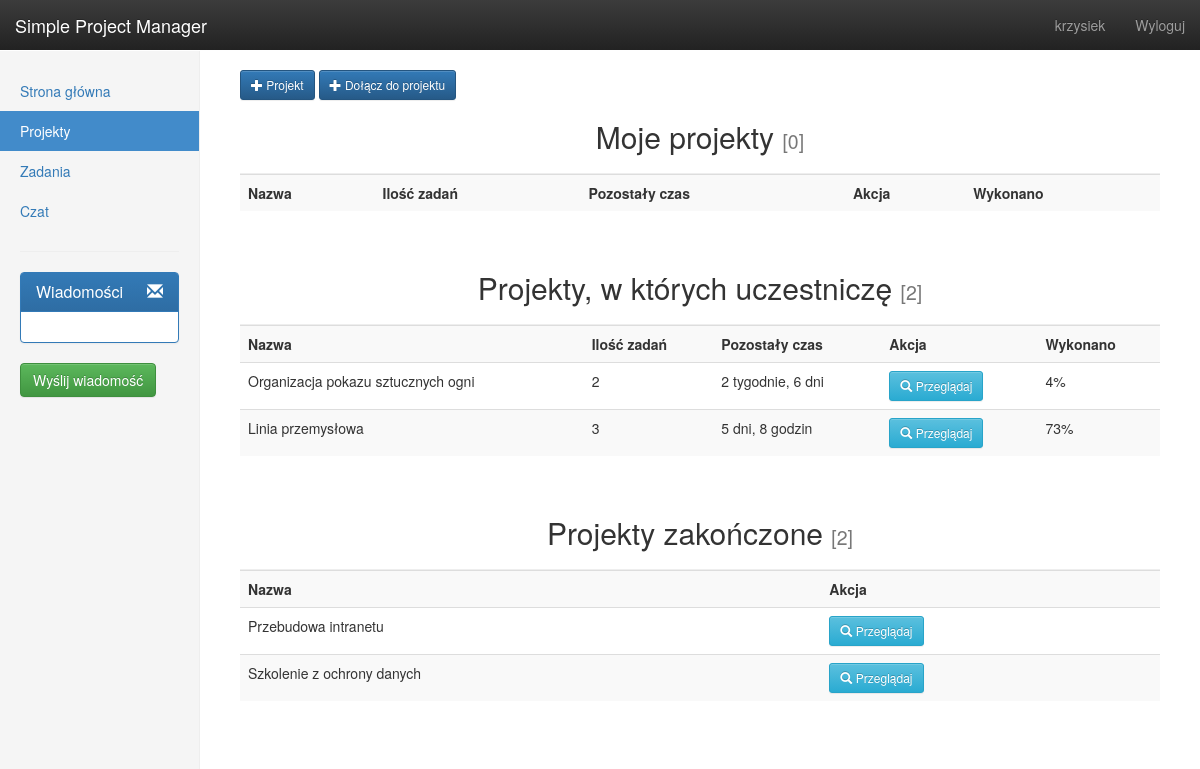
/projekty/ (signed in), run on the app's committed database.
### proman/models.py (models this page shows, shortened)
class Team(models.Model):
    project = models.ForeignKey(Project, on_delete=models.CASCADE, verbose_name="projekt")
    member = models.ForeignKey(User, on_delete=models.CASCADE, verbose_name="członek")
    class Meta:
        verbose_name_plural = "zespoły"

class Project(models.Model):
    name = models.CharField(max_length=80, verbose_name="nazwa projektu")
    owner = models.ForeignKey(User, on_delete=models.CASCADE, verbose_name="Właściciel")
    startdate = models.DateField(verbose_name="Data rozpoczęcia")  # auto_now_add=True
    enddate = models.DateField(verbose_name="Data zakończenia")
    passforjoin = models.CharField(max_length=80)
    complete_proc = models.IntegerField(default=0, validators=[MinValueValidator(0), MaxValueValidator(100)],
                                        verbose_name="procent wykonania projektu")
    class Meta:
        verbose_name_plural = "projekty"
        ordering = ['enddate']

### proman/views.py (the view)
# urls.py: url(r'^projekty/$', views.projects, name='projects'),
@login_required(login_url='/login/')
def projects(request):
    user = request.user
    myprojects = Project.objects.filter(owner=user, complete_proc__lt=100)  # my projects
    end_myprojects = Project.objects.filter(owner=user, complete_proc__exact=100)
    notmyprojects = [i for i in user.team_set.all() if i.project.complete_proc < 100]  # projects which i participate
    end_notmyprojects = [i for i in user.team_set.all() if i.project.complete_proc == 100]
    end_projects = list(end_myprojects) + list(end_notmyprojects)
    data = {'myprojects': myprojects,
            'notmyprojects': notmyprojects,
            'end_projects': end_projects
            }
    return render(request, 'proman/projects.html', data)

### proman/context_processors.py (called while the page is built)
def messages(request):
    user = request.user
    if not user.is_authenticated:  # login_app try to load this context proccesor. Dont know why..
        msgs = ""
    else:
        msgs = Inbox.get_unread_messages(user).order_by('-sent_at')[:4]  # take 4 last messages
    return {'msgs': msgs}

### proman/templates/proman/projects.html (shortened to what this page needs)
{% extends 'proman/base.html' %}
{% block projects %}
    <div class="sub-header"><h2>Moje projekty <small>[{{ myprojects.count }}]</small></h2></div>
        <table class="table table-striped">
            <tr><th>Nazwa</th><th>Ilość zadań</th><th>Pozostały czas</th><th>Akcja</th><th>Wykonano</th></tr>
        </table>
    <br />
    <div class="sub-header"><h2>Projekty, w których uczestniczę <small>[{{ notmyprojects|length }}]</small></h2></div>
        <table class="table table-striped">
            <tr><th>Nazwa</th><th>Ilość zadań</th><th>Pozostały czas</th><th>Akcja</th><th>Wykonano</th></tr>
            {% for one_project in notmyprojects %}
                <tr>
                    <td>{{ one_project.project.name }}</td>
                    <td>{{ one_project.project.task_set.count }}</td>
                    <td>{{ one_project.project.enddate|timeuntil }}</td>
                    <td>
                        <a href="{% url 'proman:project_show' one_project.project_id %}" class="btn btn-info btn-sm">
                            <span class="glyphicon glyphicon-search" aria-hidden="true"></span> Przeglądaj</a>
                    </td>
                    <td>{{ one_project.project.complete_proc }}%</td>
                </tr>
            {% endfor %}
        </table>
    <br />
    <div class="sub-header"><h2>Projekty zakończone <small>[{{ end_projects|length }}]</small></h2></div>
        <table class="table table-striped">
            <tr><th>Nazwa</th><th>Akcja</th></tr>
            {% for one_project in end_projects %}
                <tr>
                    <td>{{ one_project.name }}</td>
                    <td>
                        <a href="{% url 'proman:project_show' one_project.id %}" class="btn btn-info btn-sm">
                            <span class="glyphicon glyphicon-search" aria-hidden="true"></span> Przeglądaj</a>
                    </td>
                </tr>
            {% endfor %}
        </table>
{% endblock %}
{% block actions %}
    <a href="{% url 'proman:project_add' %}" class="btn btn-primary btn-sm">
        <span class="glyphicon glyphicon-plus" aria-hidden="true"></span> Projekt</a>
    <a href="{% url 'proman:project_join' %}" class="btn btn-primary btn-sm">
        <span class="glyphicon glyphicon-plus" aria-hidden="true"></span> Dołącz do projektu</a>
{% endblock %}

### proman/templates/proman/base.html (shortened to what this page needs)
<!DOCTYPE html>
<html lang="pl-PL">
<head>
    <link rel="stylesheet" href="https://maxcdn.bootstrapcdn.com/bootstrap/3.3.7/css/bootstrap.min.css">
    <link rel="stylesheet" href="https://maxcdn.bootstrapcdn.com/bootstrap/3.3.7/css/bootstrap-theme.min.css">
    {% load static %}
    <link href="{% static 'proman/css/dashboard.css' %}" rel="stylesheet">
</head>
<body>
    <nav class="navbar navbar-inverse navbar-fixed-top">
        <div class="container-fluid">
            <div class="navbar-header">
                <a class="navbar-brand" href="#">Simple Project Manager</a>
            </div>
            <div id="navbar" class="navbar-collapse collapse">
              <ul class="nav navbar-nav navbar-right">
                <li><a href="{% url 'proman:user_profile' request.user.id %}">
                    {{ request.user }}
                </a></li>
                <li><a href="/login/logout/">Wyloguj</a></li>
              </ul>
            </div>
        </div>
    </nav>
    <div class="container-fluid">
          <div class="row">
              <div class="col-sm-3 col-md-2 sidebar">
                  <ul class="nav nav-sidebar">
                        {% if request.get_full_path == "/" %}<li class="active">{% else %}<li>{% endif %}
                            <a href="{% url 'proman:index' %}">Strona główna<span class="sr-only">(current)</span></a></li>
                        {% if request.get_full_path == "/projekty/" %}<li class="active">{% else %}<li>{% endif %}
                            <a href="{% url 'proman:projects' %}">Projekty</a></li>
                        {% if request.get_full_path == "/zadania/" %}<li class="active">{% else %}<li>{% endif %}
                            <a href="{% url 'proman:tasks' %}">Zadania</a></li>
                        {% if request.get_full_path == "/czat/" %}<li class="active">{% else %}<li>{% endif %}
                            <a href="{% url 'shoutbox:index' %}">Czat</a></li>
                  </ul>
              <hr>
              <div class="panel panel-primary">
                  <div class="panel-heading">
                      <h3 class="panel-title">
                          <a href="{% url 'proman:message_show' %}">
                            Wiadomości  <span class="glyphicon glyphicon-envelope" style="float: right" aria-hidden="true"></span>
                          </a>
                      </h3>
                  </div>
                  <div class="panel-body">
                  </div>
              </div>
                  <a class="btn btn-success" href="{% url 'proman:message_send' %}">Wyślij wiadomość</a>
              </div>
              <div class="col-sm-9 col-sm-offset-3 col-md-10 col-md-offset-2 main">
                  <div class="table-responsive">
                        {% block actions %}
                        {% endblock %}
                        {% block projects %}
                        {% endblock %}
                  </div>
              </div>
          </div>
    </div>
</body>
</html>

### proman/static/proman/css/dashboard.css (style rules this page uses)
body { padding-top: 50px; }
.sub-header { text-align: center; padding-bottom: 10px; border-bottom: 1px solid #eee; }
.navbar-fixed-top { border: 0; }
.sidebar { display: none; }
@media (min-width: 768px) { .sidebar { position: fixed; top: 51px; bottom: 0; left: 0; z-index: 1000; display: block; padding: 20px; overflow-x: hidden; overflow-y: auto; background-color: #f5f5f5; border-right: 1px solid #eee; } }
.nav-sidebar { margin-right: -21px; margin-bottom: 20px; margin-left: -20px; }
.nav-sidebar > li > a { padding-right: 20px; padding-left: 20px; }
.nav-sidebar > .active > a, .nav-sidebar > .active > a:hover, .nav-sidebar > .active > a:focus { color: #fff; background-color: #428bca; }
.main { padding: 20px; }
@media (min-width: 768px) { .main { padding-right: 40px; padding-left: 40px; } }

### data on the page
Team: project.name "Organizacja pokazu sztucznych ogni", project.task_set.count "2", project.enddate "2 tygodnie, 6 dni", project.complete_proc "4"
Team: project.name "Linia przemysłowa", project.task_set.count "3", project.enddate "5 dni, 8 godzin", project.complete_proc "73"
Project: name "Przebudowa intranetu"
Project: name "Szkolenie z ochrony danych"

### other printed values
{{ request.user }} "krzysiek"
{{ myprojects.count }} "0"
{{ notmyprojects|length }} "2"
{{ end_projects|length }} "2"
